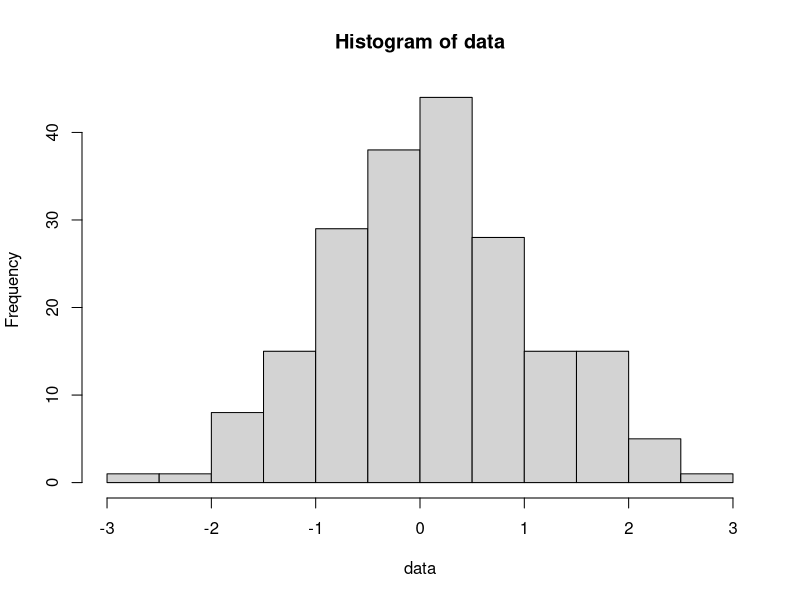

Source code (R):
## ---- chunk 1
# Add comments next to each code chunk to describe the data analysis steps

data <- rnorm(200)
hist(data)
## ---- chunk 2
# Add comments next to each code chunk to describe the data analysis steps

attempts <- 0
pvalue <- 1
## ---- chunk 3
# Add comments next to each code chunk to describe the data analysis steps

while(pvalue > 0.05) {
  attempts <- attempts + 1

  cases <- sample(data, 100)
  controls <- data[!data %in% cases]

  pvalue <- t.test(cases, controls)$p.value
}


cat("Congratulations! With p =", pvalue,
    "you achieved scientific success in", attempts, "attempts!\n") 
